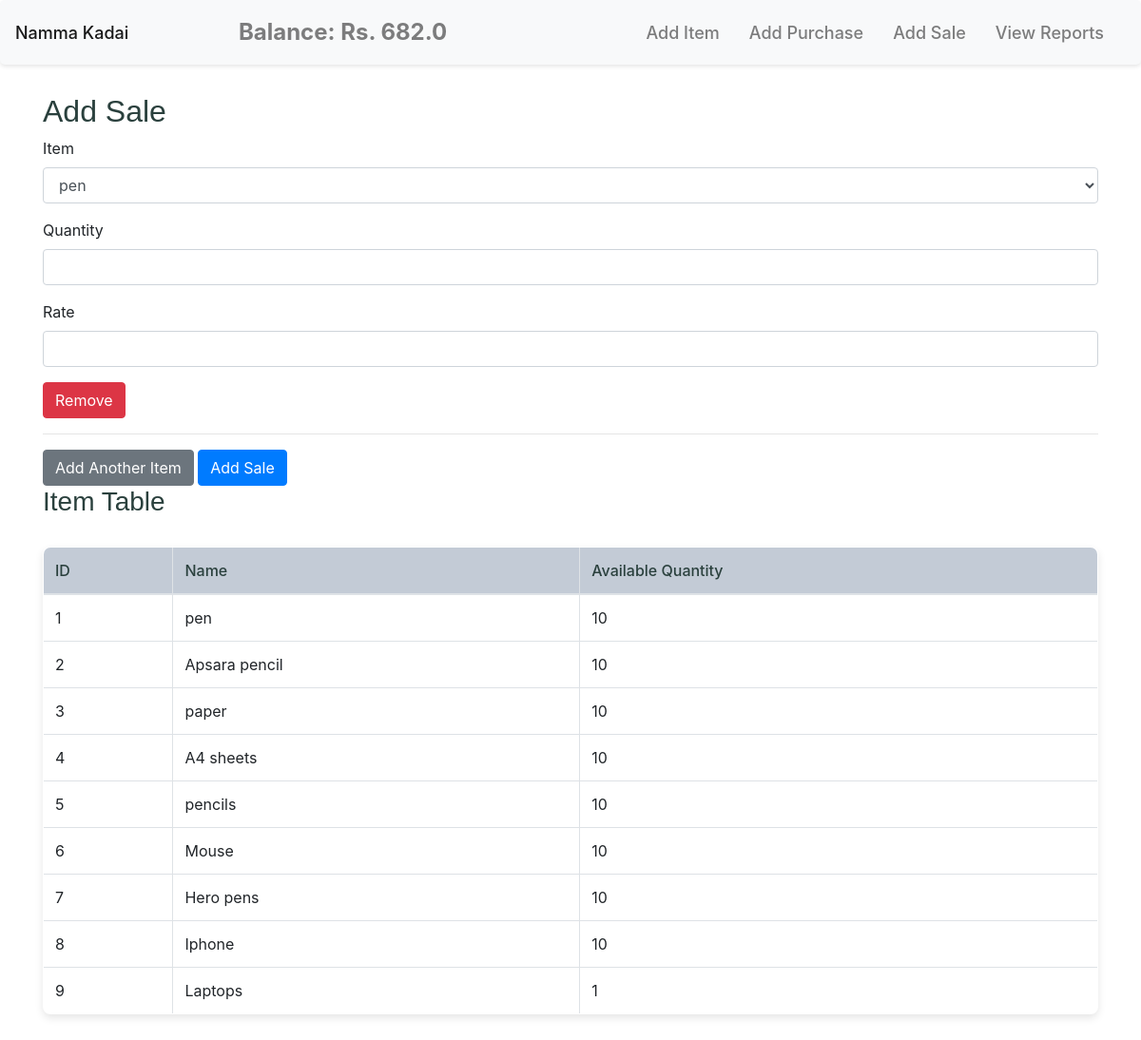
Before: /add_sale with the older database file.
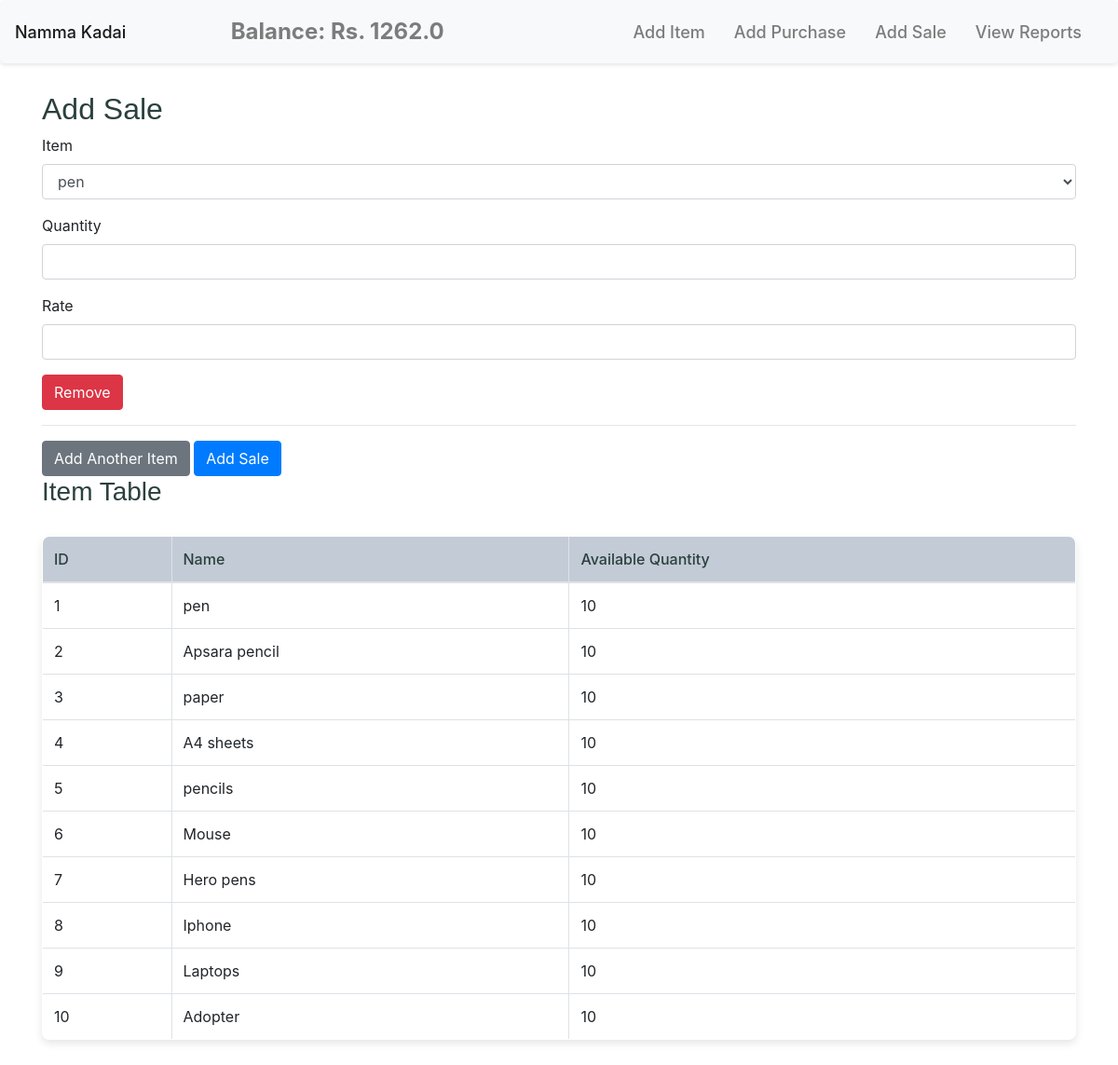
After: the same page with the newer database file.
### models.py (models this page shows)
class Company(db.Model):
    id = db.Column(db.Integer, primary_key=True)
    name = db.Column(db.String(50), unique=True, nullable=False)
    cash_balance = db.Column(db.Float, nullable=False, default=1000.0)

class Item(db.Model):
    id = db.Column(db.Integer, primary_key=True)
    name = db.Column(db.String(50), unique=True, nullable=False)
    price = db.Column(db.Float, nullable=False)
    qty = db.Column(db.Integer, nullable=False, default=0)

### app.py (the view, shortened to what this page needs)
@app.route('/add_sale', methods=['GET', 'POST'])
def add_sale():
    items = {item.id: (item.name, item.qty) for item in Item.query.all()}
    company = Company.query.first()
    balance = company.cash_balance if company else 0
    return render_template('add_sale.html', items=items, balance=balance)

### templates/add_sale.html (shortened to what this page needs)
{% extends "base.html" %}
{% block content %}
<h2>Add Sale</h2>
<form method="POST" id="add-sale-form">
    <div id="sales-entries">
        <div class="sale-entry">
            <div class="form-group">
                <label>Item</label>
                <select name="sales[0][item_id]" class="form-control item-select" required>
                    {% for item_id, (item_name, item_qty) in items.items() %}
                        <option value="{{ item_id }}">{{ item_name }}</option>
                    {% endfor %}
                </select>
            </div>
            <div class="form-group">
                <label>Quantity</label>
                <input type="number" name="sales[0][qty]" class="form-control qty-field" min="1" required>
            </div>
            <div class="form-group">
                <label>Rate</label>
                <input type="number" name="sales[0][rate]" class="form-control" step="0.01" required>
            </div>
            <button type="button" class="btn btn-danger remove-entry">Remove</button>
            <hr>
        </div>
    </div>
    <button type="button" class="btn btn-secondary" id="add-entry-btn">Add Another Item</button>
    <button type="submit" class="btn btn-primary">Add Sale</button>
</form>
<h3>Item Table</h3>
<table class="table table-bordered">
    <thead>
        <tr>
            <th>ID</th>
            <th>Name</th>
            <th>Available Quantity</th>
        </tr>
    </thead>
    <tbody>
        {% for item_id, (item_name, item_qty) in items.items() %}
        <tr>
            <td>{{ item_id }}</td>
            <td>{{ item_name }}</td>
            <td>{{ item_qty }}</td>
        </tr>
        {% endfor %}
    </tbody>
</table>
{% endblock %}

### templates/base.html (shortened to what this page needs)
<!DOCTYPE html>
<html lang="en">
<head>
    <link rel="stylesheet" href="{{ url_for('static', filename='styles.css') }}">
    <link rel="stylesheet" href="https://maxcdn.bootstrapcdn.com/bootstrap/4.5.2/css/bootstrap.min.css">
</head>
<body>
    <nav class="navbar navbar-expand-lg navbar-light bg-light">
        <a class="navbar-brand" href="{{ url_for('home') }}">Namma Kadai</a>
        <div class="navbar-text mx-auto" style="font-size: 1.5rem; font-weight: bold;">
            Balance: Rs. {{ balance }}
        </div>
        <div class="navbar-nav ml-auto">
            <a class="nav-item nav-link" href="{{ url_for('add_item') }}">Add Item</a>
            <a class="nav-item nav-link" href="{{ url_for('add_purchase') }}">Add Purchase</a>
            <a class="nav-item nav-link" href="{{ url_for('add_sale') }}">Add Sale</a>
            <a class="nav-item nav-link" href="{{ url_for('view_reports') }}">View Reports</a>
        </div>
    </nav>
    <div class="container mt-4">
        {% block content %}{% endblock %}
    </div>
</body>
</html>

Changed rows visible on the page:
changed Company: cash_balance "682.0" → "1262.0"
added Item: items "Adopter"
Other visible differences:
new list line: "9 10"
new list line: "Laptops"
new list line: "10 10"
list line gone: "9 1"
list line gone: "Laptops"
